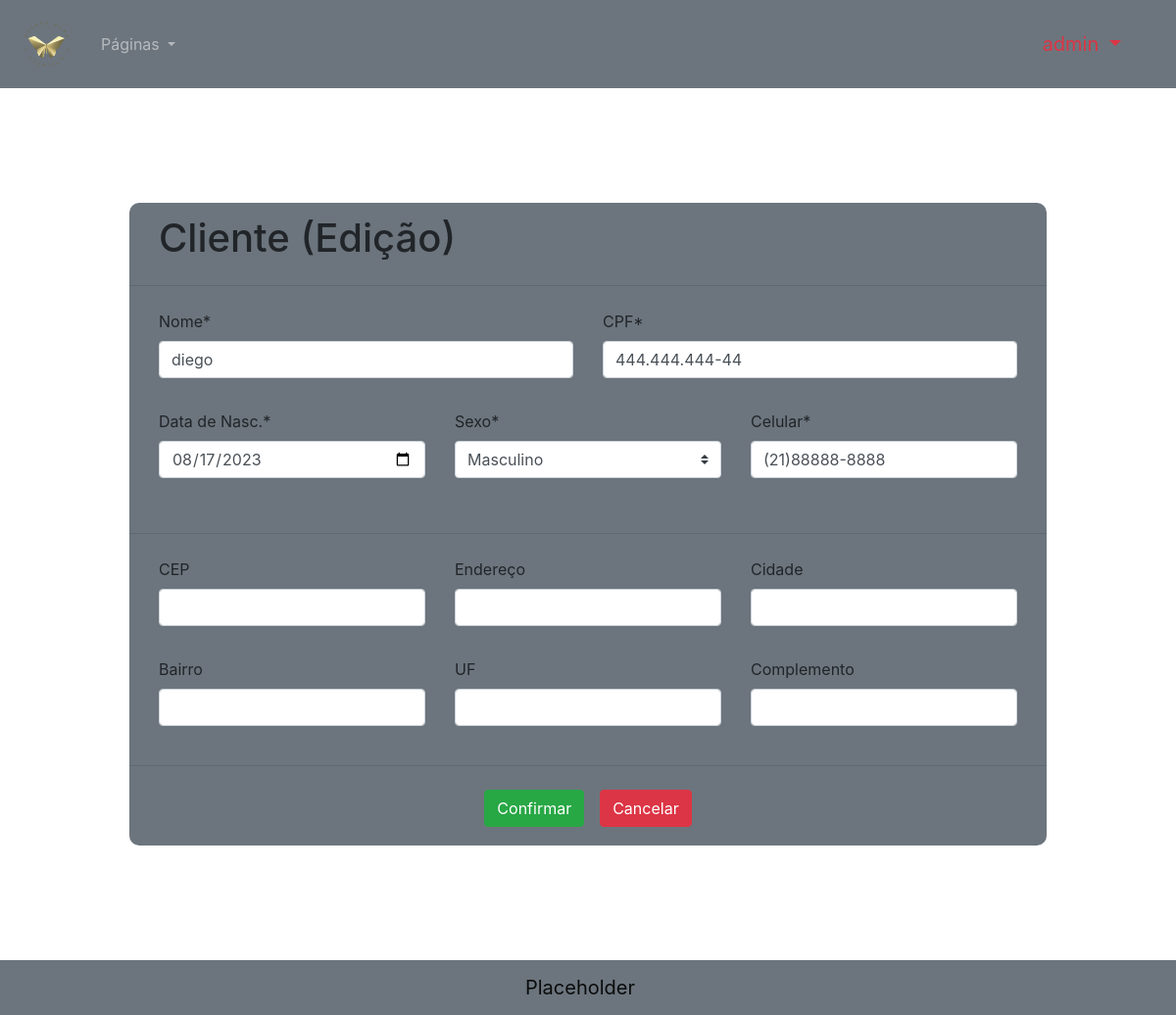
Screenshot of /person/edit/5/ (signed in) with the database file from the repository.
### main/models.py (models this page shows, shortened)
class Person(models.Model):
    name = models.CharField(max_length=50)
    cpf = models.CharField(max_length=14)
    birth_date = models.DateField()
    gender = models.ForeignKey("Gender", null=True, blank=True, on_delete=models.SET_NULL)
    phone = models.CharField(max_length=14)
    cellphone = models.CharField(max_length=15)
    email = models.EmailField(max_length=128)
    cep = models.CharField(max_length=9, null=True, blank=True)
    address = models.CharField(max_length=100, null=True, blank=True)
    city = models.CharField(max_length=30, null=True, blank=True)
    district = models.CharField(max_length=30, null=True, blank=True)
    UF = models.CharField(max_length=2, null=True, blank=True)
    complement = models.CharField(max_length=30, null=True, blank=True)
    class Meta:
        verbose_name = 'Cliente'
        verbose_name_plural = 'Clientes'

### main/views.py (the view, shortened to what this page needs)
# urls.py: path("person/edit/<int:person_id>/", views.EditPerson, name="edit_person"),
@login_required(login_url="/login/")
def EditPerson(request, person_id):
    person = get_object_or_404(Person, pk=person_id)
    gender_list = Gender.objects.all().order_by('-pk')
    context = {
        "perms":request.user.get_all_permissions(),
        "username" : request.user,
        "person" : person,
        "gender_list":gender_list
    }
    return render(request, "html/edit_person.html", context)

### main/templates/html/edit_person.html (shortened to what this page needs)
{% extends "./main.html" %}
{% load static %}
    {% block body %}
    <div class="container-fluid">
        <form action="{% url 'edit_person' person.pk %}" method="post" class="box bg-secondary">
            <div class="col row">
                <h1 class="col align-self-center">Cliente (Edição)</h1>
            </div>
            <hr width="100" class="w-100">
            <div class="col row justify-content-lg-around justify-content-lg-between py-2">
                <div class="form-group col-6 d-flex flex-column">
                    <label for="Nome">Nome*</label>
                    <input class="form-control" required value="{{person.name}}" id="Nome" name="name" type="text" >
                </div>
                <div class="form-group col-6 d-flex flex-column">
                    <label for="cpf">CPF*</label>
                    <input class="form-control" required value="{{person.cpf}}" id="cpf" name="cpf" type="text" data-inputmask="'mask': '999.999.999-99', 'placeholder': '0'">
                </div>
            </div>
            <div class="col row justify-content-lg-around justify-content-center py-2">
                <div class="form-group col-4 d-flex flex-column">
                    <label for="Nascimento">Data de Nasc.*</label>
                    <input class="form-control" required value="{{person.birth_date|date:'Y-m-d'}}" id="Nascimento" name="birth_date" type="date">
                </div>
                <div class="form-group col-4 d-flex flex-column">
                    <label for="Sexo">Sexo*</label>
                    <select class="custom-select" required id="Sexo" name="gender" value="{{person.gender.pk}}">
                        {% for gender in gender_list %}
                            {% if gender.pk == person.gender.pk %}
                            <option value="{{gender.pk}}" selected> {{gender.name}} </option>
                            {% else %}
                            <option value="{{gender.pk}}">{{gender.name}}</option>
                            {% endif %}
                        {% endfor %}
                    </select>
                </div>
                <div class="form-group col-4 d-flex flex-column">
                    <label for="cellphone">Celular*</label>
                    <input class="form-control" required value="{{person.cellphone}}" id="cellphone" name="cellphone" type="text" data-inputmask="'mask': '(##)9####-####', 'definitions': {'#': {'validator': '[0-9]'}, '*':[9]}">
                </div>
            </div>
            <div class="col row justify-content-lg-around justify-content-center py-2">
            </div>
            <hr width="100" class="w-100">
            <div class="col row justify-content-lg-around justify-content-center py-2">
                <div class="form-group col-4 d-flex flex-column">
                    <label for="cep">CEP</label>
                    <input class="form-control"  value="{{person.cep}}" id="cep" name="cep" type="text">
                </div>
                <div class="form-group col-4 d-flex flex-column">
                    <label for="Endereço">Endereço</label>
                    <input class="form-control"  value="{{person.address}}" id="Endereço" name="address" type="text">
                </div>
                <div class="form-group col-4 d-flex flex-column">
                    <label for="Cidade">Cidade</label>
                    <input class="form-control"  value="{{person.city}}" id="Cidade" name="city" type="text">
                </div>
            </div>
            <div class="col row justify-content-lg-around justify-content-center py-2">
                <div class="form-group col-4 d-flex flex-column">
                    <label for="Bairro">Bairro</label>
                    <input class="form-control"  value="{{person.district}}" id="Bairro" name="district" type="text">
                </div>
                <div class="form-group col-4 d-flex flex-column">
                    <label for="UF">UF</label>
                    <input class="form-control"  value="{{person.UF}}" id="UF" name="UF" type="text">
                </div>
                <div class="form-group col-4 d-flex flex-column">
                    <label for="Complemento">Complemento</label>
                    <input class="form-control"  value="{{person.complement}}" id="Complemento" name="complement" type="text">
                </div>
            </div>
            <hr width="100" class="w-100">
            <div class="d-flex justify-content-end">
                <div class="ml-auto p-2">
                    <input type="submit" value="Confirmar" class="btn btn-success">
                </div>
                <div class="ml-auto p-2">
                    <button type="button" onclick="cancelEdit(event)" class="btn btn-danger" id="cancelButton">Cancelar</button>
                </div>
            </div>
        </form>
      </div>
    {% endblock %}

### main/static/css/style.css (style rules this page uses)
body { min-height: 100vh; display: flex; flex-direction: column; }
form { display: flex; flex-direction: column; }
.box { margin: 10%; display: flex; flex-direction: column; border-color: black; align-items: center; border-radius: 10px; background-color: antiquewhite; padding-bottom: 1%; padding-top: 1%; }

### rows the page displays
Person: name "diego", cpf "444.444.444-44", birth_date "08/17/2023", cellphone "(21)88888-8888"

### other values shown
form field gender "Masculino"
